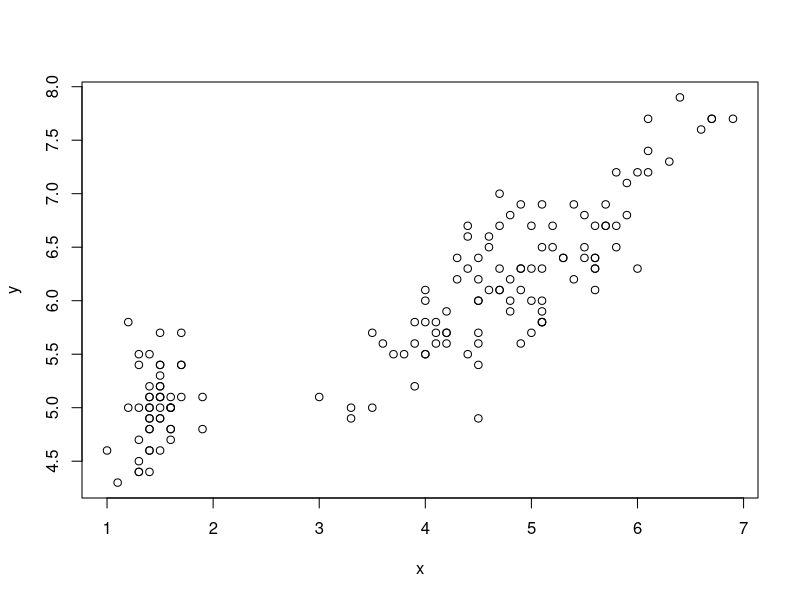

The R script that drew this image:
#Codigo para problema 2

mis_dades <- iris
mis_dades

#Regressió per mínims quadrats -> calculem el que necessitem i apliquem la fòrmula

x<-mis_dades$Petal.Length
y<-mis_dades$Sepal.Length
plot(x,y)

x_bar <- mean(x)
y_bar <- mean(y)

#a) Càlcul del pendent (m):

m<-sum((x-x_bar)*(y-y_bar))/sum((x-x_bar)^2)
m

#b) #Càlcul del punt de tall amb l'eix vertical (b):

b<-y_bar-m*x_bar #càlcul punt de tall
b

#c) Predicció quan Petal.Length = 1.5 = x:
m*1.5 + b

